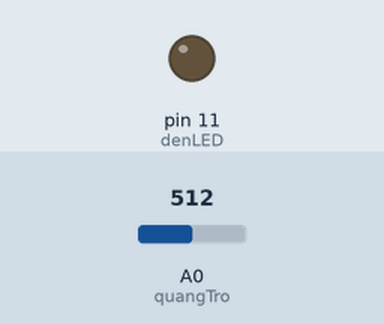
Recording of a sketch running on a simulated Arduino Uno, built with avr-gcc and run on an emulated ATmega328P. Parts: output pins drawn as LEDs (lit = HIGH). The inputs (shaded band) are chosen by the test bench; at power-on: A0 (quangTro) = 512.

Above: at 1.2 s.
1.3 s: A0 (quangTro) set to 716
At 1.7 s:
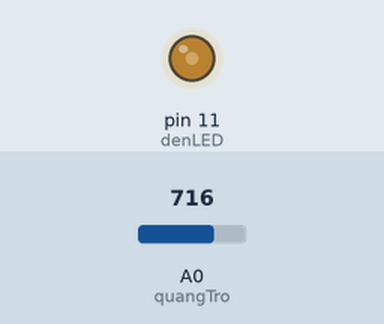
2.8 s: A0 (quangTro) set to 900
At 4.0 s:
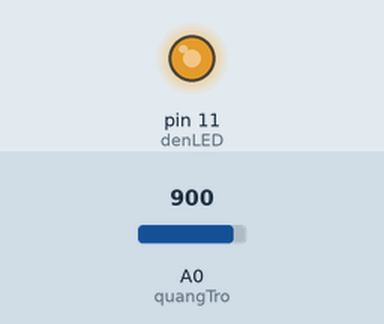
4.3 s: A0 (quangTro) set to 306
At 5.4 s:
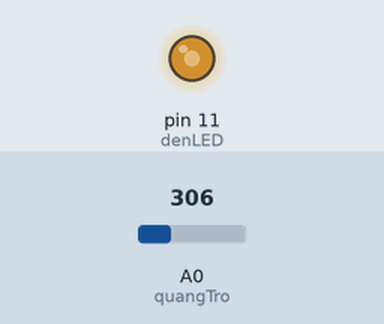
5.8 s: A0 (quangTro) set to 122
At 6.6 s:
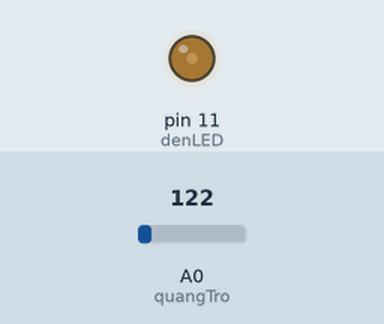
Timing chart, 0 to 8.3 s (numbered marks = the images above; inputs shaded):
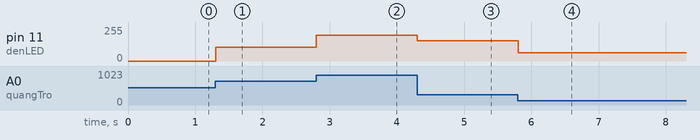

The sketch:

Project3_Quang_tro_dieu_khien_LED_sang_toi.ino
```cpp
/*
Mạch điều khiển đèn LED sáng tối bằng biến trở


Linh kiện:
- Quang trở
- Đèn LED
- Điện trở 220 Ohm, 10 Kilo Ohm
- Arduino Uno

Cách lắp mạch:
- Xem hình

Tác giả: Khang Nguyễn
Ngày: 03/01/2015
Lịch sử thay đổi
- 03/01/2015 Rev. 1.0
Website: http://papcodientu.com/
*/

//khai báo cổng đèn LED
int denLED = 11;

// khai báo biến trở
int quangTro = A0;

// gia tri doc duoc tu bien tro 0-1023
int giatriquangTro = 0;

void setup() {
  // cài đặt cổng led là cổng output
  pinMode(denLED, OUTPUT);
}

void loop() {
  // đọc giá trị từ quang trở
  giatriquangTro = analogRead(quangTro);

  // hiển thị độ sáng đèn LED theo giá trị quang trở
  analogWrite(denLED, giatriquangTro/2);

  // độ trễ 100 mili giây để ổn định giá trị quang trở
  delay(100);
}
```

Measured:
- after the input at 1.3 s, pin 11 (denLED): 0/255 → 102/255 at once
- after the input at 2.8 s, pin 11 (denLED): 102/255 → 194/255 at once
- after the input at 4.3 s, pin 11 (denLED): 194/255 → 153/255 at once
- after the input at 5.8 s, pin 11 (denLED): 153/255 → 61/255 at once
